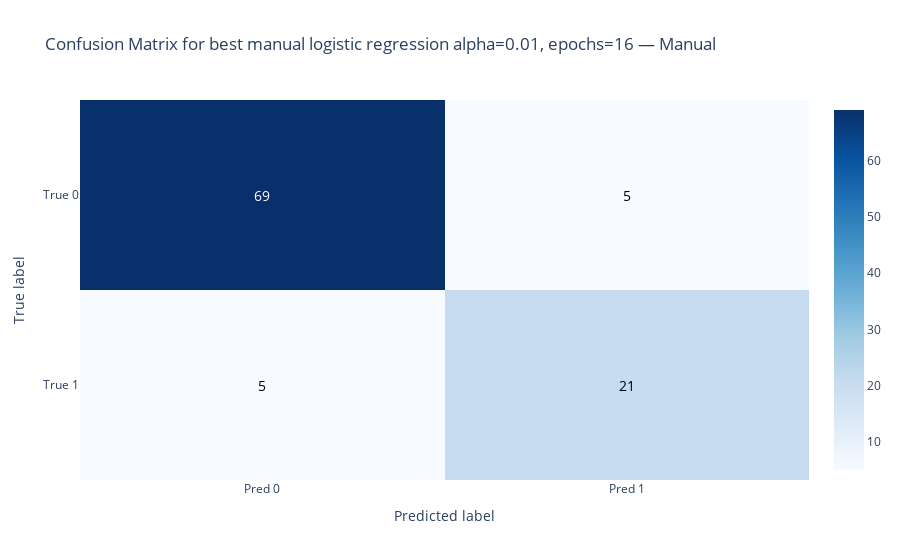
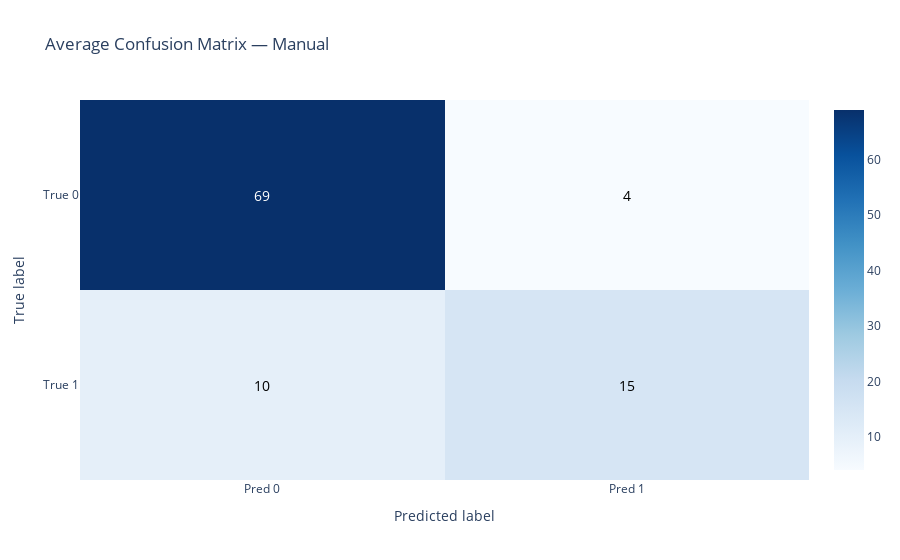
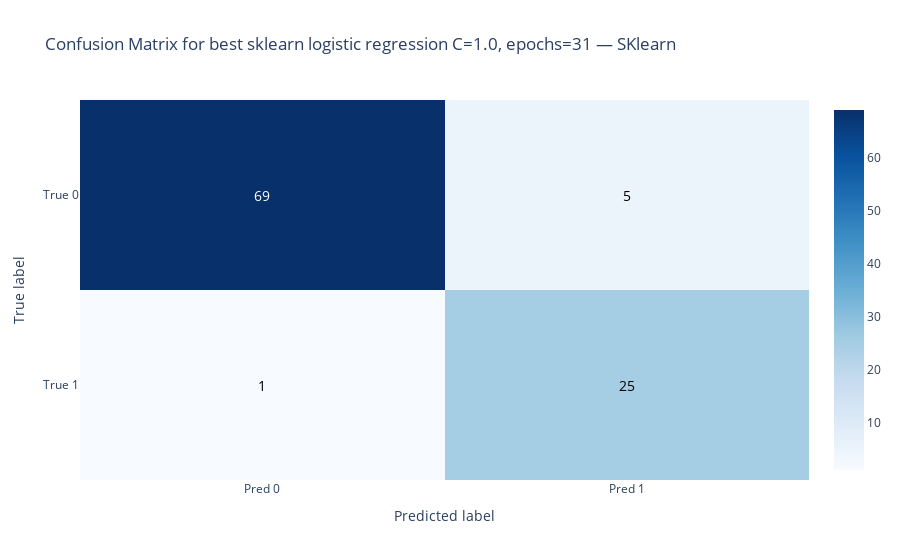
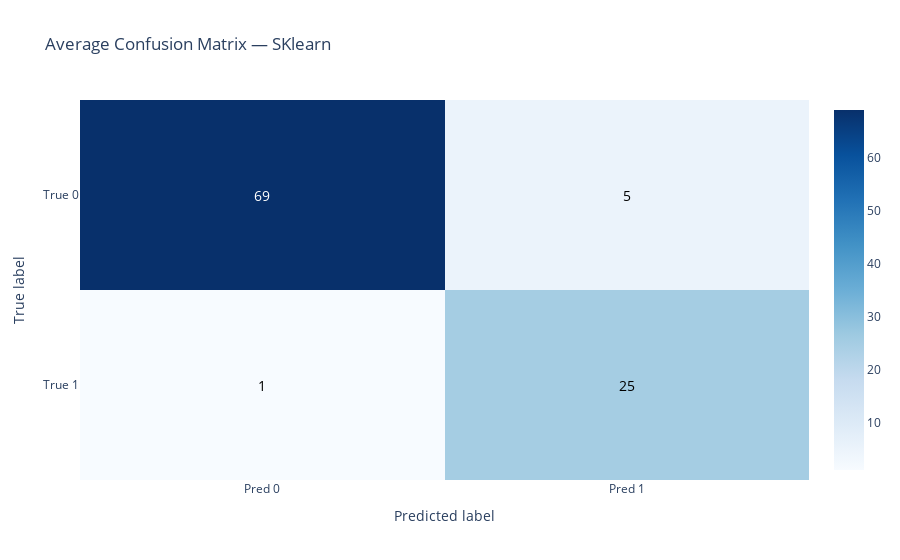

The code cell stored with these charts, in order, in its notebook:
### Markdown cell above
## Plotting and comparing results with a confusion matrix (HW point 5)

### Code cell
def plot_confusion_matrix_plotly(cm, title):
    fig = go.Figure(data=go.Heatmap(
        z=cm,
        x=['Pred 0','Pred 1'],
        y=['True 0','True 1'],
        showscale=True,
        colorscale="Blues",
        hovertemplate='Row %{y}<br>Col %{x}<br>Count %{z}<extra></extra>'
    ))
    max_val = cm.max()
    for i in range(cm.shape[0]):
        for j in range(cm.shape[1]):
            val = cm[i, j]
            font_color = "white" if val > max_val/2 else "black"
            fig.add_annotation(
                x=['Pred 0','Pred 1'][j],
                y=['True 0','True 1'][i],
                text=str(cm[i, j]),
                showarrow=False,
                font=dict(size=14, color=font_color)
            )
    fig.update_layout(
        title=title,
        xaxis_title="Predicted label",
        yaxis_title="True label",
        yaxis_autorange='reversed'
    )
    fig.show()

plot_confusion_matrix_plotly(plot_10_manual_results[0].cm,   f"Confusion Matrix for best manual logistic regression alpha={plot_10_manual_results[0].alpha}, epochs={plot_10_manual_results[0].epochs} — Manual")
plot_confusion_matrix_plotly(average_cm,   "Average Confusion Matrix — Manual")
plot_confusion_matrix_plotly(plot_10_sklearn_results[0].cm,   f"Confusion Matrix for best sklearn logistic regression C={plot_10_sklearn_results[0].alpha}, epochs={plot_10_sklearn_results[0].epochs} — SKlearn")
plot_confusion_matrix_plotly(average_sklearn_cm,   "Average Confusion Matrix — SKlearn")

### Figure 1 — Plotly figure (JSON) as saved in the notebook; plotly's stock layout.template omitted (floating-point values rounded to 4 significant figures)
{"data": [{"colorscale": [[0, "rgb(247,251,255)"], [0.125, "rgb(222,235,247)"], [0.25, "rgb(198,219,239)"], [0.375, "rgb(158,202,225)"], [0.5, "rgb(107,174,214)"], [0.625, "rgb(66,146,198)"], [0.75, "rgb(33,113,181)"], [0.875, "rgb(8,81,156)"], [1, "rgb(8,48,107)"]], "hovertemplate": "Row %{y}<br>Col %{x}<br>Count %{z}<extra></extra>", "showscale": true, "type": "heatmap", "x": ["Pred 0", "Pred 1"], "y": ["True 0", "True 1"], "z": [[69, 5], [5, 21]]}], "layout": {"annotations": [{"font": {"color": "white", "size": 14}, "showarrow": false, "text": "69", "x": "Pred 0", "y": "True 0"}, {"font": {"color": "black", "size": 14}, "showarrow": false, "text": "5", "x": "Pred 1", "y": "True 0"}, {"font": {"color": "black", "size": 14}, "showarrow": false, "text": "5", "x": "Pred 0", "y": "True 1"}, {"font": {"color": "black", "size": 14}, "showarrow": false, "text": "21", "x": "Pred 1", "y": "True 1"}], "title": {"text": "Confusion Matrix for best manual logistic regression alpha=0.01, epochs=16 — Manual"}, "xaxis": {"title": {"text": "Predicted label"}}, "yaxis": {"autorange": "reversed", "title": {"text": "True label"}}}}

### Figure 2 — Plotly figure (JSON) as saved in the notebook; plotly's stock layout.template omitted (floating-point values rounded to 4 significant figures)
{"data": [{"colorscale": [[0, "rgb(247,251,255)"], [0.125, "rgb(222,235,247)"], [0.25, "rgb(198,219,239)"], [0.375, "rgb(158,202,225)"], [0.5, "rgb(107,174,214)"], [0.625, "rgb(66,146,198)"], [0.75, "rgb(33,113,181)"], [0.875, "rgb(8,81,156)"], [1, "rgb(8,48,107)"]], "hovertemplate": "Row %{y}<br>Col %{x}<br>Count %{z}<extra></extra>", "showscale": true, "type": "heatmap", "x": ["Pred 0", "Pred 1"], "y": ["True 0", "True 1"], "z": [[69, 4], [10, 15]]}], "layout": {"annotations": [{"font": {"color": "white", "size": 14}, "showarrow": false, "text": "69", "x": "Pred 0", "y": "True 0"}, {"font": {"color": "black", "size": 14}, "showarrow": false, "text": "4", "x": "Pred 1", "y": "True 0"}, {"font": {"color": "black", "size": 14}, "showarrow": false, "text": "10", "x": "Pred 0", "y": "True 1"}, {"font": {"color": "black", "size": 14}, "showarrow": false, "text": "15", "x": "Pred 1", "y": "True 1"}], "title": {"text": "Average Confusion Matrix — Manual"}, "xaxis": {"title": {"text": "Predicted label"}}, "yaxis": {"autorange": "reversed", "title": {"text": "True label"}}}}

### Figure 3 — Plotly figure (JSON) as saved in the notebook; plotly's stock layout.template omitted (floating-point values rounded to 4 significant figures)
{"data": [{"colorscale": [[0, "rgb(247,251,255)"], [0.125, "rgb(222,235,247)"], [0.25, "rgb(198,219,239)"], [0.375, "rgb(158,202,225)"], [0.5, "rgb(107,174,214)"], [0.625, "rgb(66,146,198)"], [0.75, "rgb(33,113,181)"], [0.875, "rgb(8,81,156)"], [1, "rgb(8,48,107)"]], "hovertemplate": "Row %{y}<br>Col %{x}<br>Count %{z}<extra></extra>", "showscale": true, "type": "heatmap", "x": ["Pred 0", "Pred 1"], "y": ["True 0", "True 1"], "z": [[69, 5], [1, 25]]}], "layout": {"annotations": [{"font": {"color": "white", "size": 14}, "showarrow": false, "text": "69", "x": "Pred 0", "y": "True 0"}, {"font": {"color": "black", "size": 14}, "showarrow": false, "text": "5", "x": "Pred 1", "y": "True 0"}, {"font": {"color": "black", "size": 14}, "showarrow": false, "text": "1", "x": "Pred 0", "y": "True 1"}, {"font": {"color": "black", "size": 14}, "showarrow": false, "text": "25", "x": "Pred 1", "y": "True 1"}], "title": {"text": "Confusion Matrix for best sklearn logistic regression C=1.0, epochs=31 — SKlearn"}, "xaxis": {"title": {"text": "Predicted label"}}, "yaxis": {"autorange": "reversed", "title": {"text": "True label"}}}}

### Figure 4 — Plotly figure (JSON) as saved in the notebook; plotly's stock layout.template omitted (floating-point values rounded to 4 significant figures)
{"data": [{"colorscale": [[0, "rgb(247,251,255)"], [0.125, "rgb(222,235,247)"], [0.25, "rgb(198,219,239)"], [0.375, "rgb(158,202,225)"], [0.5, "rgb(107,174,214)"], [0.625, "rgb(66,146,198)"], [0.75, "rgb(33,113,181)"], [0.875, "rgb(8,81,156)"], [1, "rgb(8,48,107)"]], "hovertemplate": "Row %{y}<br>Col %{x}<br>Count %{z}<extra></extra>", "showscale": true, "type": "heatmap", "x": ["Pred 0", "Pred 1"], "y": ["True 0", "True 1"], "z": [[69, 5], [1, 25]]}], "layout": {"annotations": [{"font": {"color": "white", "size": 14}, "showarrow": false, "text": "69", "x": "Pred 0", "y": "True 0"}, {"font": {"color": "black", "size": 14}, "showarrow": false, "text": "5", "x": "Pred 1", "y": "True 0"}, {"font": {"color": "black", "size": 14}, "showarrow": false, "text": "1", "x": "Pred 0", "y": "True 1"}, {"font": {"color": "black", "size": 14}, "showarrow": false, "text": "25", "x": "Pred 1", "y": "True 1"}], "title": {"text": "Average Confusion Matrix — SKlearn"}, "xaxis": {"title": {"text": "Predicted label"}}, "yaxis": {"autorange": "reversed", "title": {"text": "True label"}}}}
